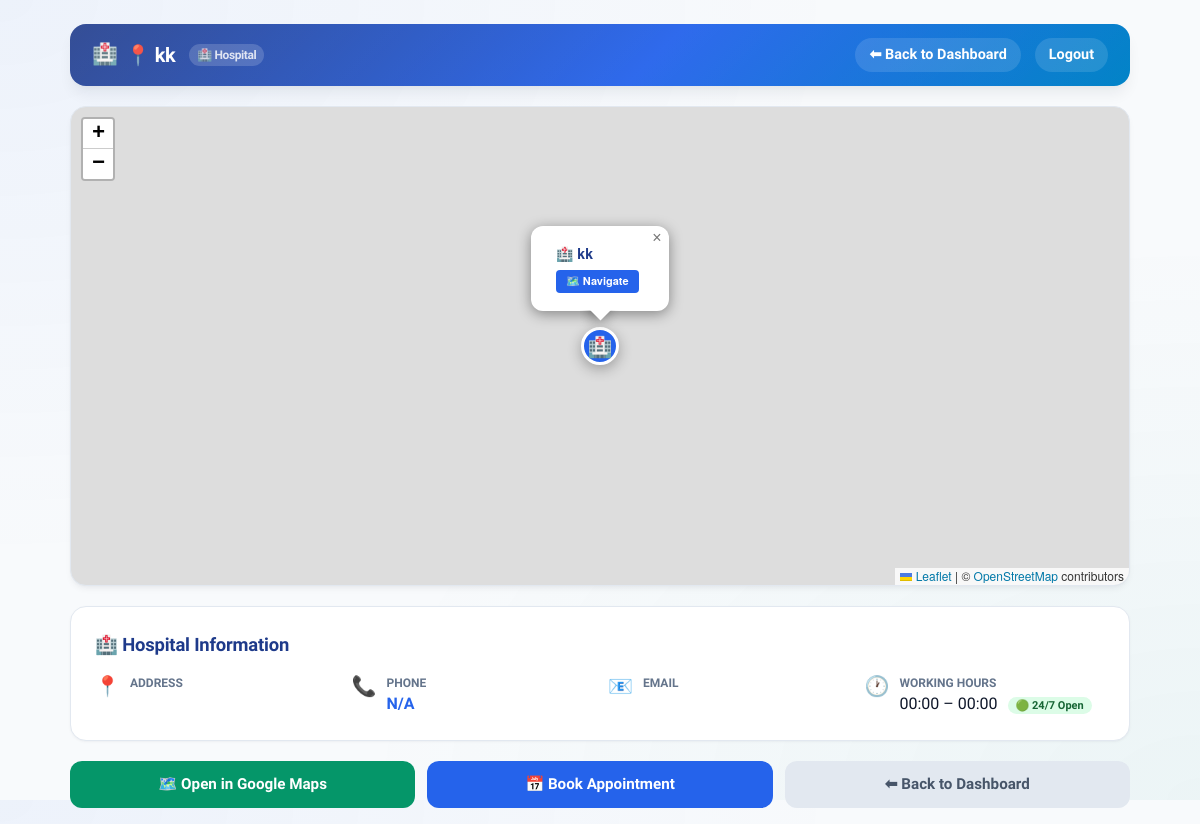
Screenshot of /hospital_map.php with the database file from the repository.
### tables this page shows
CREATE TABLE `hospitals` (
  `id` int(11) NOT NULL AUTO_INCREMENT,
  `name` varchar(255) NOT NULL,
  `address` text DEFAULT NULL,
  `phone` varchar(20) DEFAULT NULL,
  `open_time` time NOT NULL,
  `close_time` time NOT NULL,
  `latitude` decimal(10,8) DEFAULT NULL,
  `longitude` decimal(11,8) DEFAULT NULL,
  `created_at` timestamp NOT NULL DEFAULT current_timestamp(),
  `type` enum('hospital','laboratory') NOT NULL DEFAULT 'hospital',
  `email` varchar(255) NOT NULL,
  `password` varchar(255) NOT NULL,
  `city` varchar(100) DEFAULT NULL,
  PRIMARY KEY (`id`)
);

### hospital_map.php (the view, shortened to what this page needs)
<?php
require 'config.php';
$hospital_id = isset($_GET['id']) ? (int)$_GET['id'] : 0;
if (!$hospital_id) {
    $firstQuery = $mysqli->query("SELECT id FROM hospitals LIMIT 1");
    if ($firstQuery && $firstRow = $firstQuery->fetch_assoc()) {
        $hospital_id = (int)$firstRow['id'];
    }
}
$hospital = null;
if ($hospital_id) {
    $stmt = $mysqli->prepare("
        SELECT id, name, address, phone, email, latitude, longitude, city, type, open_time, close_time
        FROM hospitals
        WHERE id = ?
    ");
    $stmt->bind_param("i", $hospital_id);
    $stmt->execute();
    $result = $stmt->get_result();
    $hospital = $result->fetch_assoc();
}
    ?>
    <?php
$type = strtolower($hospital['type'] ?? 'hospital');
$is_lab = ($type === 'laboratory');
$typeLabel = $is_lab ? 'Diagnostic Laboratory' : 'Hospital';
$typeIcon = $is_lab ? '🧪' : '🏥';
$has_exact_coords = !empty($hospital['latitude']) && !empty($hospital['longitude']);
$lat = $has_exact_coords ? (float)$hospital['latitude'] : 23.0225;
$lng = $has_exact_coords ? (float)$hospital['longitude'] : 72.5714;
$name = htmlspecialchars($hospital['name'] ?? $typeLabel);
$phone = htmlspecialchars($hospital['phone'] ?? 'N/A');
$open_time = !empty($hospital['open_time']) ? substr($hospital['open_time'], 0, 5) : '08:00';
$close_time = !empty($hospital['close_time']) ? substr($hospital['close_time'], 0, 5) : '20:00';
$is_open = true;
$open_status_label = '🟢 Open Now';
if (!empty($hospital['open_time']) && !empty($hospital['close_time'])) {
    $curSec = (int)date('H') * 3600 + (int)date('i') * 60;
    $pO = explode(':', $hospital['open_time']);
    $pC = explode(':', $hospital['close_time']);
    $oSec = ((int)($pO[0] ?? 0)) * 3600 + ((int)($pO[1] ?? 0)) * 60;
    $cSec = ((int)($pC[0] ?? 0)) * 3600 + ((int)($pC[1] ?? 0)) * 60;
    if ($oSec === $cSec || ($oSec === 0 && $cSec === 0)) {
        $is_open = true;
        $open_status_label = '🟢 24/7 Open';
    } elseif ($oSec < $cSec) {
        $is_open = ($curSec >= $oSec && $curSec <= $cSec);
    } else {
        $is_open = ($curSec >= $oSec || $curSec <= $cSec);
    }
}
$is_hospital_role = isset($_SESSION['role']) && $_SESSION['role'] === 'hospital';
$is_lab_role = isset($_SESSION['role']) && $_SESSION['role'] === 'laboratory';
$back_url = $is_hospital_role ? 'hospital_dashboard.php' : ($is_lab_role ? 'laboratory_dashboard.php' : (isset($_SESSION['role']) && $_SESSION['role'] === 'patient' ? 'dashboard_patient.php' : 'index.php'));
?>
<!DOCTYPE html>
<html lang="en">
<head>
    <link rel="stylesheet" href="assets/css/styles.css">
    <link rel="stylesheet" href="https://unpkg.com/leaflet@1.9.4/dist/leaflet.css" />
</head>
<body>
<div class="container">
    <div class="topbar">
        <div class="brand">📍 <?= $name ?> <span style="font-size:12px;opacity:0.85;background:rgba(255,255,255,0.2);padding:2px 8px;border-radius:12px;margin-left:6px;"><?= $typeIcon ?> <?= $typeLabel ?></span></div>
        <div>
            <a href="<?= $back_url ?>">⬅ Back to Dashboard</a>
            <a href="logout.php">Logout</a>
        </div>
    </div>
    <div id="map"></div>
    <div class="hospital-info">
        <h3 class="header-title" style="margin-bottom:16px;"><?= $typeIcon ?> <?= $typeLabel ?> Information</h3>
        <div class="info-grid">
            <div class="info-item">
                <span class="info-icon">📍</span>
                <div>
                    <strong style="display:block;font-size:12px;color:var(--text-muted);text-transform:uppercase;">Address</strong>
                </div>
            </div>
            <div class="info-item">
                <span class="info-icon">📞</span>
                <div>
                    <strong style="display:block;font-size:12px;color:var(--text-muted);text-transform:uppercase;">Phone</strong>
                    <a href="tel:<?= $phone ?>" style="color:var(--primary);text-decoration:none;font-weight:600;"><?= $phone ?></a>
                </div>
            </div>
            <div class="info-item">
                <span class="info-icon">📧</span>
                <div>
                    <strong style="display:block;font-size:12px;color:var(--text-muted);text-transform:uppercase;">Email</strong>
                </div>
            </div>
            <div class="info-item">
                <span class="info-icon">🕐</span>
                <div>
                    <strong style="display:block;font-size:12px;color:var(--text-muted);text-transform:uppercase;">Working Hours</strong>
                    <span>
                        <?= $open_time ?> &ndash; <?= $close_time ?>
                        <?= $is_open
                            ? '<span style="background:#dcfce7;color:#166534;padding:2px 8px;border-radius:10px;font-size:11px;font-weight:700;margin-left:6px;">' . $open_status_label . '</span>'
                            : '<span style="background:#fee2e2;color:#991b1b;padding:2px 8px;border-radius:10px;font-size:11px;font-weight:700;margin-left:6px;">🔴 Closed</span>' ?>
                    </span>
                </div>
            </div>
        </div>
    </div>
    <div class="action-buttons">
        <a href="https://www.google.com/maps/search/?api=1&query=<?= $lat ?>,<?= $lng ?>"
           target="_blank" class="btn" style="background:#059669;box-shadow:none;">
            🗺️ Open in Google Maps
        </a>
        <?php if ($is_lab): ?>
            <a href="lab_booking.php" class="btn" style="background:#7c3aed;box-shadow:none;">
                🧪 Book Lab Test
            </a>
        <?php else: ?>
            <a href="appointments.php" class="btn" style="background:#2563eb;box-shadow:none;">
                📅 Book Appointment
            </a>
        <?php endif; ?>
        <a href="<?= $back_url ?>" class="btn btn-gray" style="box-shadow:none;">
            ⬅ Back to Dashboard
        </a>
    </div>
</div>
</body>
</html>

### assets/css/styles.css (style rules this page uses)
:root { --primary: #2563eb; --primary-hover: #1d4ed8; --primary-dark: #1e3a8a; --primary-light: #eff6ff; --primary-gradient: linear-gradient(135deg, #1e3a8a 0%, #2563eb 55%, #0284c7 100%); --primary-glow: 0 4px 20px rgba(37, 99, 235, 0.25); --accent: #0d9488; --accent-hover: #0f766e; --accent-light: #f0fdfa; --accent-gradient: linear-gradient(135deg, #0d9488 0%, #14b8a6 100%); --bg: #f8fafc; --bg-subtle: #f1f5f9; --bg-mesh: radial-gradient(at 0% 0%, rgba(37, 99, 235, 0.05) 0px, transparent 50%), radial-gradient(at 100% 100%, rgba(13, 148, 136, 0.05) 0px, transparent 50%), #f8fafc; --card: #ffffff; --card-border: #e2e8f0; --card-hover-border: #cbd5e1; --text-main: #0f172a; --text-secondary: #475569; --text-muted: #64748b; --status-accepted-bg: #ecfdf5; --status-accepted-text: #065f46; --status-accepted-border: #a7f3d0; --status-rejected-bg: #fef2f2; --status-rejected-text: #991b1b; --status-rejected-border: #fecaca; --status-pending-bg: #fffbeb; --status-pending-text: #92400e; --status-pending-border: #fde68a; --status-rescheduled-bg: #f5f3ff; --status-rescheduled-text: #5b21b6; --status-rescheduled-border: #ddd6fe; --radius-sm: 8px; --radius: 12px; --radius-lg: 16px; --radius-full: 9999px; --shadow-sm: 0 1px 3px 0 rgba(15, 23, 42, 0.04), 0 1px 2px -1px rgba(15, 23, 42, 0.04); --shadow: 0 4px 6px -1px rgba(15, 23, 42, 0.05), 0 2px 4px -2px rgba(15, 23, 42, 0.03); --shadow-md: 0 10px 15px -3px rgba(15, 23, 42, 0.07), 0 4px 6px -4px rgba(15, 23, 42, 0.04); --shadow-lg: 0 20px 25px -5px rgba(15, 23, 42, 0.08), 0 8px 10px -6px rgba(15, 23, 42, 0.04); --glass: rgba(255, 255, 255, 0.88); --max-width: 440px; }
* { box-sizing: border-box; margin: 0; padding: 0; }
html, body { height: 100%; }
body { font-family: 'Plus Jakarta Sans', 'Inter', system-ui, -apple-system, BlinkMacSystemFont, "Segoe UI", Roboto, sans-serif; background: var(--bg-mesh); color: var(--text-main); line-height: 1.5; -webkit-font-smoothing: antialiased; -moz-osx-font-smoothing: grayscale; }
.container { max-width: 1100px; margin: 24px auto; padding: 0 20px; }
.header-title { color: var(--primary-dark); font-size: 1.15rem; font-weight: 700; margin-bottom: 12px; display: flex; align-items: center; gap: 8px; letter-spacing: -0.01em; }
.topbar { background: var(--primary-gradient); color: #ffffff; padding: 14px 22px; border-radius: var(--radius-lg); display: flex; align-items: center; justify-content: space-between; box-shadow: var(--shadow-md); margin-bottom: 20px; position: relative; overflow: hidden; }
.topbar::after { content: ''; position: absolute; top: 0; right: 0; bottom: 0; left: 0; background: linear-gradient(135deg, rgba(255,255,255,0.1) 0%, transparent 100%); pointer-events: none; }
.topbar .brand { font-size: 1.25rem; font-weight: 800; letter-spacing: -0.02em; display: flex; align-items: center; gap: 8px; color: #ffffff; text-decoration: none; }
.topbar .brand::before { content: '🏥'; font-size: 1.3rem; }
.topbar a { color: #ffffff; text-decoration: none; font-size: 0.9rem; font-weight: 600; margin-left: 10px; padding: 6px 14px; border-radius: var(--radius-full); background: rgba(255, 255, 255, 0.12); transition: background 0.2s ease, transform 0.15s ease; display: inline-block; }
.btn { display: inline-flex; align-items: center; justify-content: center; width: 100%; padding: 12px 18px; background: var(--primary-gradient); color: #ffffff; border: none; border-radius: var(--radius); cursor: pointer; font-family: inherit; font-size: 0.95rem; font-weight: 600; text-decoration: none; box-shadow: var(--primary-glow); transition: all 0.2s cubic-bezier(0.4, 0, 0.2, 1); }
.btn-gray, .btn-secondary { background: #e2e8f0; color: var(--text-secondary); box-shadow: none; }

### hospital_map.php (style rules this page uses)
#map { width: 100%; height: 480px; border-radius: var(--radius-lg); margin: 16px 0; box-shadow: var(--shadow); border: 1px solid var(--card-border); z-index: 1; }
.hospital-info { background: white; padding: 24px; border-radius: var(--radius-lg); border: 1px solid var(--card-border); box-shadow: var(--shadow-sm); margin: 20px 0; }
.info-grid { display: grid; grid-template-columns: repeat(auto-fit, minmax(220px, 1fr)); gap: 16px; margin-top: 14px; }
.info-item { display: flex; align-items: flex-start; gap: 10px; }
.info-icon { font-size: 20px; line-height: 1; margin-top: 2px; }
.action-buttons { display: flex; gap: 12px; margin-top: 20px; flex-wrap: wrap; }
.action-buttons a, .action-buttons button { flex: 1; min-width: 160px; text-align: center; }

### rows the page displays
hospitals: name "kk", type "🏥", type "Hospital", phone "N/A", open_time "00:00", close_time "00:00", open_status_label "🟢 24/7 Open"
